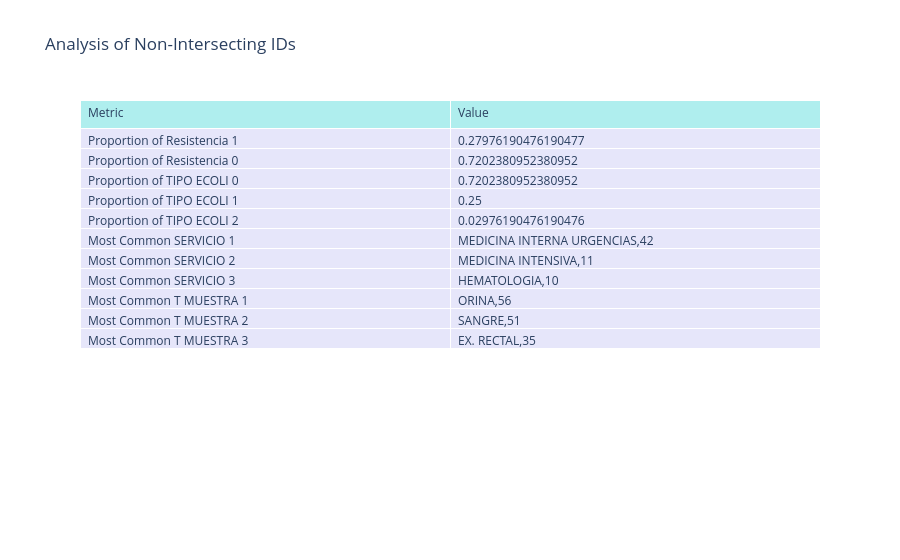

The notebook cell saved with this chart:
### Code cell
analyze_samples(non_intersecting_ids_SPR, labels_df)

### Figure 1 — Plotly figure (JSON) as saved in the notebook; plotly's stock layout.template omitted (floating-point values rounded to 4 significant figures)
{"data": [{"cells": {"align": "left", "fill": {"color": "lavender"}, "values": [["Proportion of Resistencia 1", "Proportion of Resistencia 0", "Proportion of TIPO ECOLI 0", "Proportion of TIPO ECOLI 1", "Proportion of TIPO ECOLI 2", "Most Common SERVICIO 1", "Most Common SERVICIO 2", "Most Common SERVICIO 3", "Most Common T MUESTRA 1", "Most Common T MUESTRA 2", "Most Common T MUESTRA 3"], [0.2798, 0.7202, 0.7202, 0.25, 0.02976, ["MEDICINA INTERNA URGENCIAS", 42], ["MEDICINA INTENSIVA", 11], ["HEMATOLOGIA", 10], ["ORINA", 56], ["SANGRE", 51], ["EX. RECTAL", 35]]]}, "header": {"align": "left", "fill": {"color": "paleturquoise"}, "values": ["Metric", "Value"]}, "type": "table"}], "layout": {"title": {"text": "Analysis of Non-Intersecting IDs"}}}
